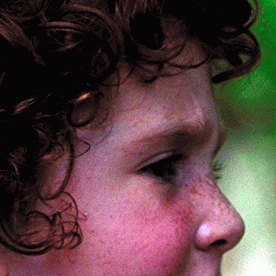
#> input picture ModelTrain/image/before/face.jpg, 276 x 276 px; its folder holds only this picture in this run
$ python calculate_PSNR_SSIM.py
#> lines starting #> are read from the running program, lines starting #| are printed output that depends on the picture; long printed decimals are rounded
'''
calculate the PSNR and SSIM.
same as MATLAB's results
'''
import os
import math
import numpy as np
import cv2
import glob


def main():
    # Configurations

    # GT - Ground-truth;
    # Gen: Generated / Restored / Recovered images
    folder_GT = 'D:/LastYear/Upscale.io/ModelTrain/image/before'
    folder_Gen = 'D:/LastYear/Upscale.io/ModelTrain/image/after'

    crop_border = 4
    suffix = ''  # suffix for Gen images
    test_Y = False  # True: test Y channel only; False: test RGB channels

    PSNR_all = []
    SSIM_all = []
    img_list = sorted(glob.glob(folder_GT + '/*'))

    if test_Y:
        print('Testing Y channel.')
    else:
        print('Testing RGB channels.')

    for i, img_path in enumerate(img_list):
        base_name = os.path.splitext(os.path.basename(img_path))[0]
        im_GT = cv2.imread(img_path) / 255.
        im_Gen = cv2.imread(os.path.join(folder_Gen, base_name + suffix + '.jpg')) / 255.

        if test_Y and im_GT.shape[2] == 3:  # evaluate on Y channel in YCbCr color space
            im_GT_in = bgr2ycbcr(im_GT)
            im_Gen_in = bgr2ycbcr(im_Gen)
        else:
            im_GT_in = im_GT
            im_Gen_in = im_Gen

        # crop borders
        if im_GT_in.ndim == 3:
            cropped_GT = im_GT_in[crop_border:-crop_border, crop_border:-crop_border, :]
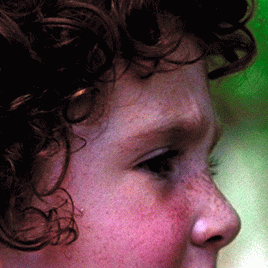
#> cropped_GT: shape (268, 268, 3) float64; mean B, G, R 0.26, 0.252, 0.352
            cropped_Gen = im_Gen_in[crop_border:-crop_border, crop_border:-crop_border, :]
        elif im_GT_in.ndim == 2:
            cropped_GT = im_GT_in[crop_border:-crop_border, crop_border:-crop_border]
            cropped_Gen = im_Gen_in[crop_border:-crop_border, crop_border:-crop_border]
        else:
            raise ValueError('Wrong image dimension: {}. Should be 2 or 3.'.format(im_GT_in.ndim))

        # calculate PSNR and SSIM
        PSNR = calculate_psnr(cropped_GT * 255, cropped_Gen * 255)

        SSIM = calculate_ssim(cropped_GT * 255, cropped_Gen * 255)
        print('{:3d} - {:25}. \tPSNR: {:.6f} dB, \tSSIM: {:.6f}'.format(
            i + 1, base_name, PSNR, SSIM))
        PSNR_all.append(PSNR)
        SSIM_all.append(SSIM)
    print('Average: PSNR: {:.6f} dB, SSIM: {:.6f}'.format(
        sum(PSNR_all) / len(PSNR_all),
        sum(SSIM_all) / len(SSIM_all)))


def calculate_psnr(img1, img2):
    # img1 and img2 have range [0, 255]
    img1 = img1.astype(np.float64)
    img2 = img2.astype(np.float64)
    mse = np.mean((img1 - img2)**2)
#> mse = 0
#> in main, `PSNR = calculate_psnr(cropped_GT * 255, cropped_Gen * 255)`: PSNR = inf
    if mse == 0:
        return float('inf')
    return 20 * math.log10(255.0 / math.sqrt(mse))


def ssim(img1, img2):
    C1 = (0.01 * 255)**2
    C2 = (0.03 * 255)**2

    img1 = img1.astype(np.float64)
    img2 = img2.astype(np.float64)
    kernel = cv2.getGaussianKernel(11, 1.5)
    window = np.outer(kernel, kernel.transpose())

    mu1 = cv2.filter2D(img1, -1, window)[5:-5, 5:-5]  # valid
    mu2 = cv2.filter2D(img2, -1, window)[5:-5, 5:-5]
    mu1_sq = mu1**2
    mu2_sq = mu2**2
    mu1_mu2 = mu1 * mu2
    sigma1_sq = cv2.filter2D(img1**2, -1, window)[5:-5, 5:-5] - mu1_sq
    sigma2_sq = cv2.filter2D(img2**2, -1, window)[5:-5, 5:-5] - mu2_sq
    sigma12 = cv2.filter2D(img1 * img2, -1, window)[5:-5, 5:-5] - mu1_mu2

    ssim_map = ((2 * mu1_mu2 + C1) * (2 * sigma12 + C2)) / ((mu1_sq + mu2_sq + C1) *
                                                            (sigma1_sq + sigma2_sq + C2))
    return ssim_map.mean()


def calculate_ssim(img1, img2):
    '''calculate SSIM
    the same outputs as MATLAB's
    img1, img2: [0, 255]
    '''
    if not img1.shape == img2.shape:
        raise ValueError('Input images must have the same dimensions.')
    if img1.ndim == 2:
        return ssim(img1, img2)
    elif img1.ndim == 3:
        if img1.shape[2] == 3:
            ssims = []
            for i in range(3):
                ssims.append(ssim(img1, img2))
#> this loop made 3 passes
#> pass 1, in ssim, `mu1 = cv2.filter2D(img1, -1, window)[5:-5, 5:-5]`:
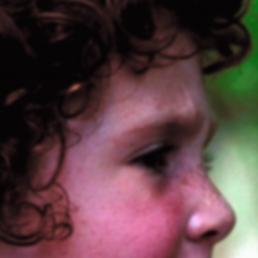
#> mu1: shape (258, 258, 3) float64; mean of channels 0, 1, 2 66.6, 63.8, 90.8; drawn as B, G, R
#> pass 1, in ssim, `mu1_sq = mu1**2`:
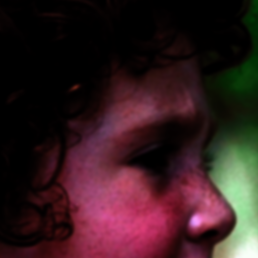
#> mu1_sq: shape (258, 258, 3) float64; mean of channels 0, 1, 2 7977.7, 7307.4, 13324.3; drawn with min black and max white
#> pass 1, in ssim, `sigma1_sq = cv2.filter2D(img1**2, -1, window)[5:-5, 5:-5] - mu1_sq`:
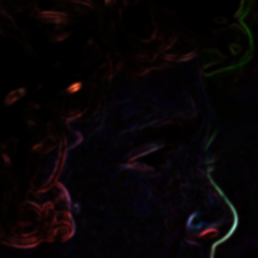
#> sigma1_sq: shape (258, 258, 3) float64; mean of channels 0, 1, 2 127.4, 97.1, 184.9; drawn with min black and max white
#> after the loop, ssims = [1, 1, 1]
            return np.array(ssims).mean()
        elif img1.shape[2] == 1:
            return ssim(np.squeeze(img1), np.squeeze(img2))
    else:
        raise ValueError('Wrong input image dimensions.')


def bgr2ycbcr(img, only_y=True):
    '''same as matlab rgb2ycbcr
    only_y: only return Y channel
    Input:
        uint8, [0, 255]
        float, [0, 1]
    '''
    in_img_type = img.dtype
    img.astype(np.float32)
    if in_img_type != np.uint8:
        img *= 255.
    # convert
    if only_y:
        rlt = np.dot(img, [24.966, 128.553, 65.481]) / 255.0 + 16.0
    else:
        rlt = np.matmul(img, [[24.966, 112.0, -18.214], [128.553, -74.203, -93.786],
                              [65.481, -37.797, 112.0]]) / 255.0 + [16, 128, 128]
    if in_img_type == np.uint8:
        rlt = rlt.round()
    else:
        rlt /= 255.
    return rlt.astype(in_img_type)


if __name__ == '__main__':
    main()
#> in main, `SSIM = calculate_ssim(cropped_GT * 255, cropped_Gen * 255)`: SSIM = 1
#|   1 - face                     . 	PSNR: inf dB, 	SSIM: 1.000
#| Average: PSNR: inf dB, SSIM: 1.000
